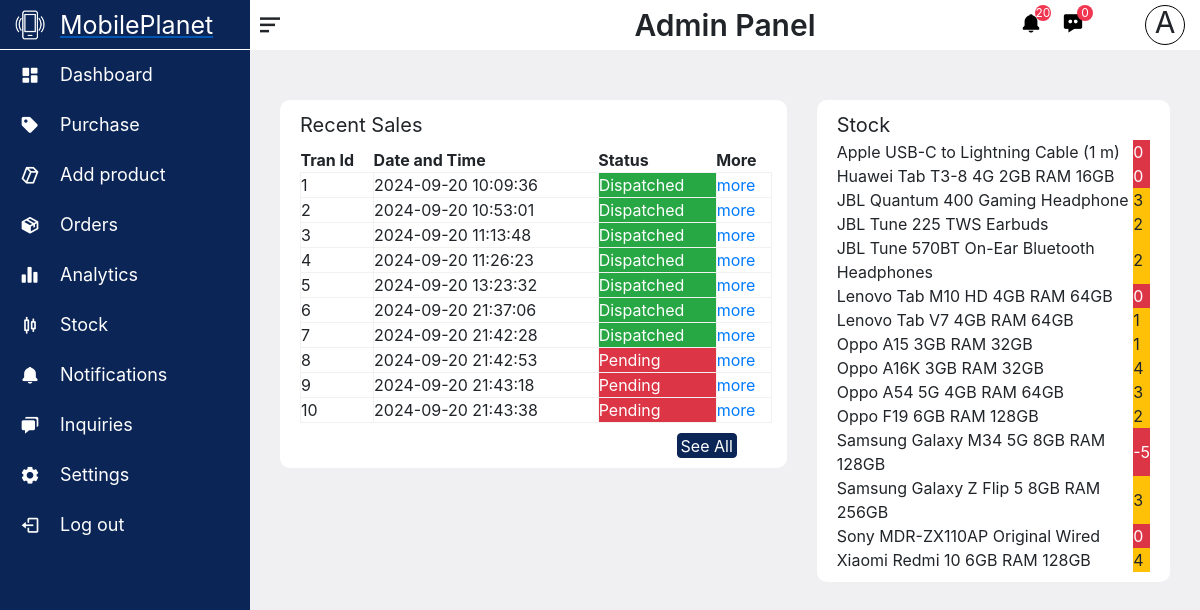
Screenshot of /admin/pages/dashboard.php with the database file from the repository.
### tables this page shows
CREATE TABLE `transaction` (
  `tranId` int(11) NOT NULL,
  `dateTime` datetime NOT NULL DEFAULT current_timestamp(),
  `status` tinyint(1) NOT NULL,
  `userId` int(11) NOT NULL
);

CREATE TABLE `item` (
  `itemId` int(10) NOT NULL,
  `itemName` varchar(100) NOT NULL,
  `description` varchar(2000) NOT NULL,
  `sellingPrice` float NOT NULL,
  `buyingPrice` float NOT NULL,
  `stock` int(5) NOT NULL,
  `categoryId` int(15) NOT NULL,
  `brandId` int(15) DEFAULT NULL
);

### admin/pages/dashboard.php (the view, shortened to what this page needs)
<!DOCTYPE html>
<html lang="en">
<head>
    <link rel="stylesheet" href="../css/headerAndSidebar.css">
    <link rel="stylesheet" href="../css/bootstrap-4.4.1.css">
    <link rel="stylesheet" href="../css/dashboard.css">
    <link href='https://unpkg.com/boxicons@2.1.4/css/boxicons.min.css' rel='stylesheet'>
</head>
<body>
    <?php include_once 'header.php'; ?>
    <div class="page-content">
    <div class="container-fluid tab-wrapper">
        <div class="row">
            <div class="col-md">
                    <div class="recent-sales-wrapper">
                        <div class="title">Recent Sales</div>
                        <div class="body">
                            <table>
                                <thead>
                                    <th>Tran Id</th>
                                    <th>Date and Time</th>
                                    <th>Status</th>
                                    <th>More</th>
                                </thead>
                               <tbody>
                                <?php
                                    include_once '../../includes/dbConn.inc.php';
                                    $sql = "select * from transaction order by dateTime asc limit 10";
                                    $result = $conn->query($sql);
                                    if($result->num_rows >0){
                                        while($row = $result->fetch_assoc()){
                                            $str="";
                                            if($row["status"]==0){
                                                $str='<td class="btn-danger">Pending</td>';
                                            }else{
                                                 $str='<td class="btn-success">Dispatched</td>';
                                            }
                                            echo '
                                                     <tr>
                                                        <td>'.$row["tranId"].'</td>
                                                        <td>'.$row["dateTime"].'</td>'.$str.'
                                                        <td><a href="order-details.php?tran-id='.$row['tranId'].'">more</a></td>
                                                    </tr>
                                                ';
                                        }
                                    }
                                ?>
                            </tbody>
                            </table>
                            <a href="orders.php"><button type="button" class="btn btn-primary recent-sales-btn">See All</button></a>
                        </div>
                    </div>
            </div>
            <div class="col-md-5">
                    <div class="top-seling-wrapper">
                        <div class="title">Stock</div>
                        <div class="body">
                            <table>
                            <?php
                                $sql1="select itemId,itemName,stock from item where stock <5 order by itemName asc";
                                $result1 = $conn->query($sql1);
                                if($result1->num_rows >0){
                                    while($row1 = $result1->fetch_assoc()){
                                        $str1 = '';
                                        if($row1['stock']<=0){
                                            $str1 = '<td class="btn-danger">'.$row1["stock"].'</td>';
                                        }else{
                                            $str1 = '<td class="btn-warning">'.$row1["stock"].'</td>';
                                        }
                                        echo '
                                            <tr>
                                                <td>'.$row1["itemName"].'</td>
                                                '.$str1.'
                                            </tr>
                                            ';
                                    }
                                }
                            ?>
                            </table>
                        </div>
                    </div>
            </div>
        </div>
    </div>
</div>
</body>
</html>

### admin/css/headerAndSidebar.css (style rules this page uses)
* { padding: 0; margin: 0; }
.container-fluid { padding: 0; }
.page-content { background-color: #F0F0F2; position: relative; top: 50px; left: 250px; width: calc(100% - 250px); height: 2000px; z-index: 150; transition: all 0.5s ease; }

### admin/css/dashboard.css (style rules this page uses)
.row { margin: 0; }
.recent-sales-wrapper { background-color: white; width: 100%; border-radius: 10px; padding: 10px; }
.row .title { height: 30px; font-size: 20px; line-height: 30px; padding-left: 10px; }
.top-seling-wrapper { background-color: white; width: 100%; border-radius: 10px; }
.recent-sales-wrapper .body { padding-left: 10px; padding-top: 8px; width: calc(100% - 5px); max-height: 400px; overflow: hidden; overflow: scroll; }
.recent-sales-wrapper .body table { width: 100%; }
.recent-sales-btn { position: relative; float: right; height: 25px; line-height: 22px; width: 60px; padding: 0; margin: 0; background-color: #0A2556; border: 1px solid #0A2556; margin: 10px 35px 0 0; }
.recent-sales-wrapper tr td { border: 1px solid rgb(241, 241, 241); border-collapse : collapse; }
.top-seling-wrapper { padding: 10px; }
.top-seling-wrapper .body { display: flex; justify-content: center; }
.top-seling-wrapper .body table { width: calc(100% - 20px) }
.tab-wrapper { padding-top: 50px; }
.page-content { height: fit-content; }
body { background-color: #F0F0F2; }

### rows the page displays
transaction: tranId "1", dateTime "2024-09-20 10:09:36", status "Dispatched"
transaction: tranId "2", dateTime "2024-09-20 10:53:01", status "Dispatched"
transaction: tranId "3", dateTime "2024-09-20 11:13:48", status "Dispatched"
transaction: tranId "4", dateTime "2024-09-20 11:26:23", status "Dispatched"
transaction: tranId "5", dateTime "2024-09-20 13:23:32", status "Dispatched"
transaction: tranId "6", dateTime "2024-09-20 21:37:06", status "Dispatched"
transaction: tranId "7", dateTime "2024-09-20 21:42:28", status "Dispatched"
transaction: tranId "8", dateTime "2024-09-20 21:42:53", status "Pending"
transaction: tranId "9", dateTime "2024-09-20 21:43:18", status "Pending"
transaction: tranId "10", dateTime "2024-09-20 21:43:38", status "Pending"
item: itemName "Apple USB-C to Lightning Cable (1 m)", stock "0"
item: itemName "Huawei Tab T3-8 4G 2GB RAM 16GB", stock "0"
item: itemName "JBL Quantum 400 Gaming Headphone", stock "3"
item: itemName "JBL Tune 225 TWS Earbuds", stock "2"
item: itemName "JBL Tune 570BT On-Ear Bluetooth Headphones", stock "2"
item: itemName "Lenovo Tab M10 HD 4GB RAM 64GB", stock "0"
item: itemName "Lenovo Tab V7 4GB RAM 64GB", stock "1"
item: itemName "Oppo A15 3GB RAM 32GB", stock "1"
item: itemName "Oppo A16K 3GB RAM 32GB", stock "4"
item: itemName "Oppo A54 5G 4GB RAM 64GB", stock "3"
item: itemName "Oppo F19 6GB RAM 128GB", stock "2"
item: itemName "Samsung Galaxy M34 5G 8GB RAM 128GB", stock "-5"
item: itemName "Samsung Galaxy Z Flip 5 8GB RAM 256GB", stock "3"
item: itemName "Sony MDR-ZX110AP Original Wired", stock "0"
item: itemName "Xiaomi Redmi 10 6GB RAM 128GB", stock "4"

### other values shown
$rowNON['row_count']+$nOM "20"
$nOM "0"
